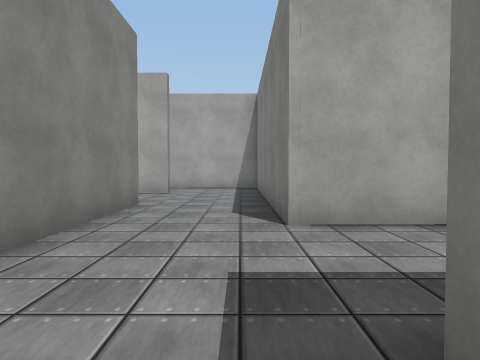
[1] (above)

23 first-person views from a walk through a 3-D level made in the Unity game engine. The camera is 1.3 m above the floor, tilts 2° down and sees 70° across. The floor is counted in squares, 2 m on a side. Each view is taken from the middle of a square. On the plan, view 1 faces up. The plan holds only what a view shows up to about 10 squares ahead; the rest is blank. The place goes on beyond the plan. The player character is not drawn. Surface patterns are stand-ins for the level's own textures.

[2]
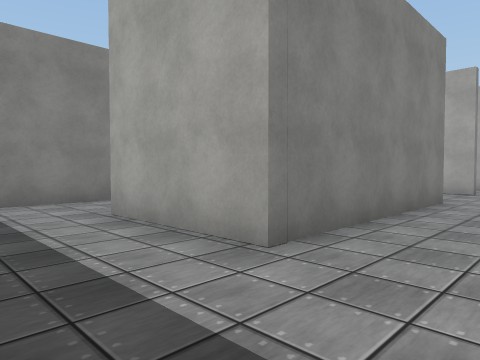

[3]
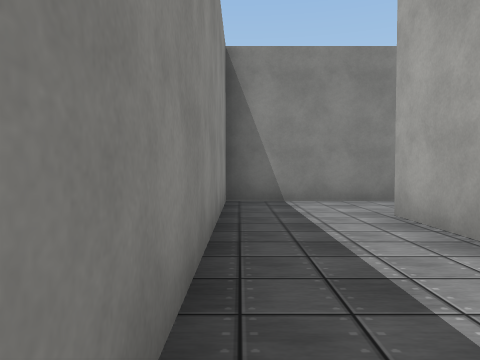

[4]
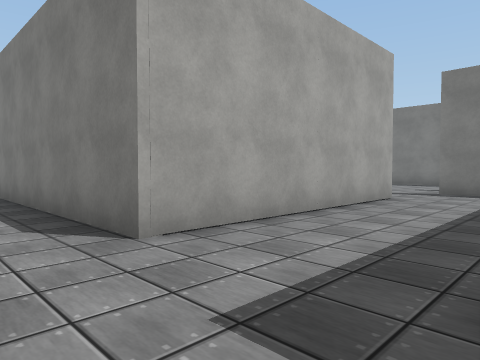

[5]
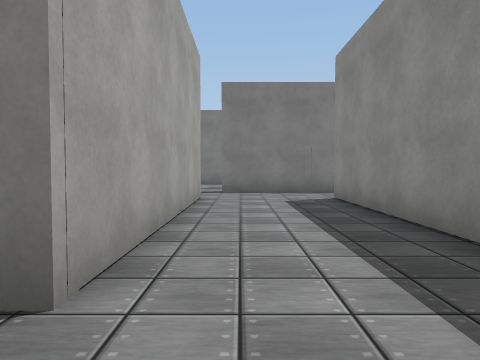

[6]
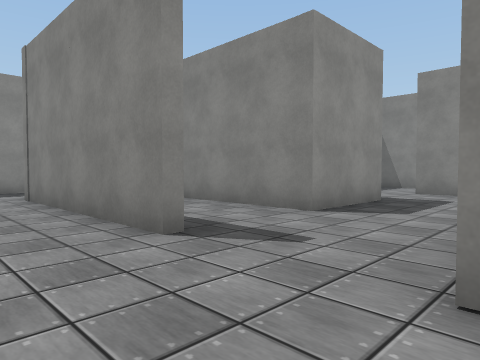

[7]
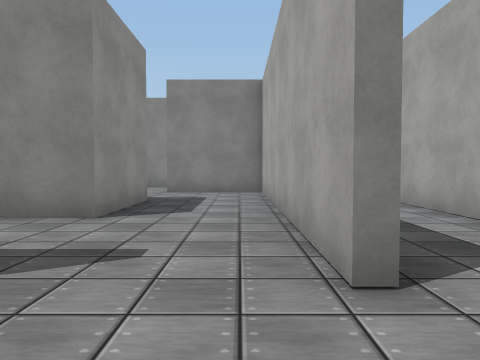

[8]
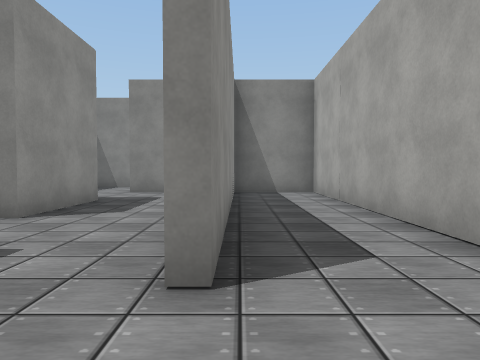

[9]
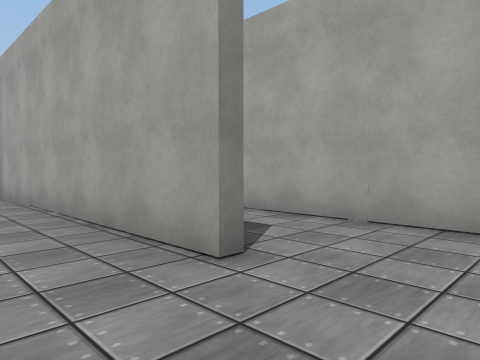

[10]
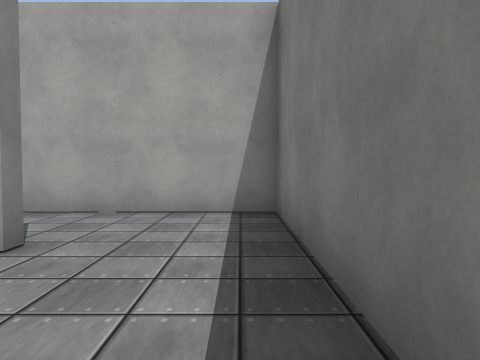

[11]
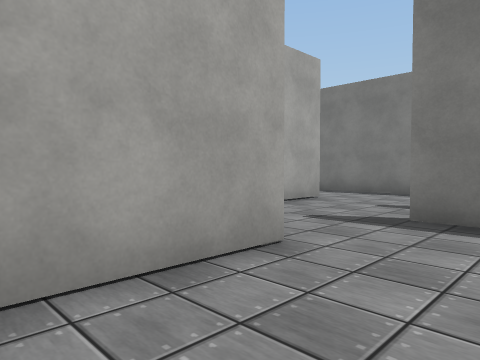

[12]
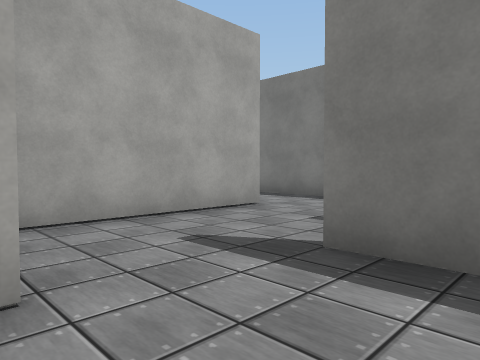

[13]
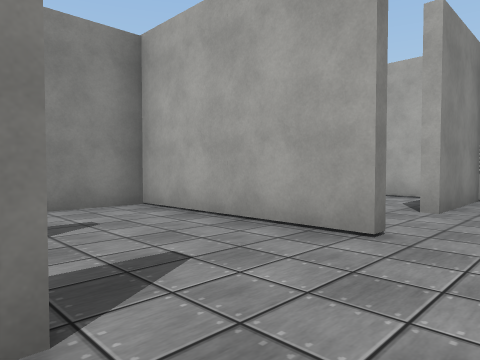

[14]
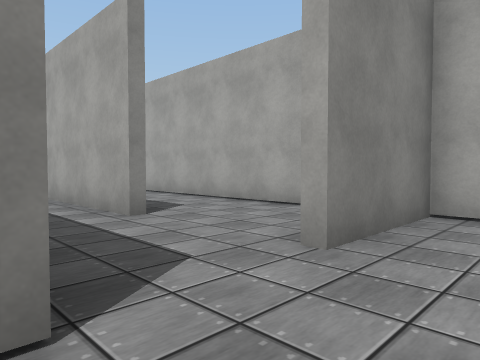

[15]
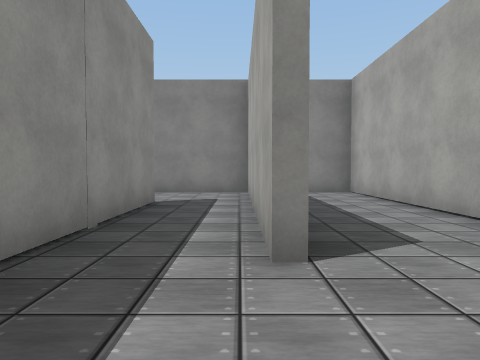

[16]
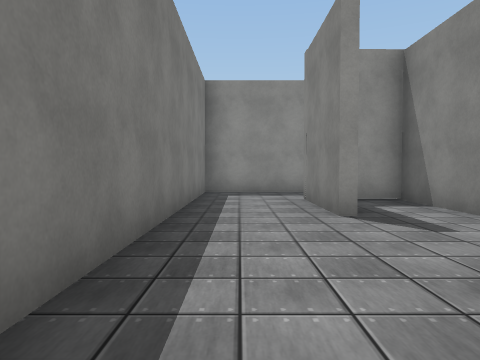

[17]
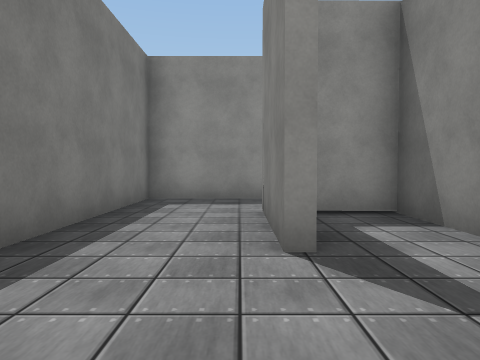

[18]
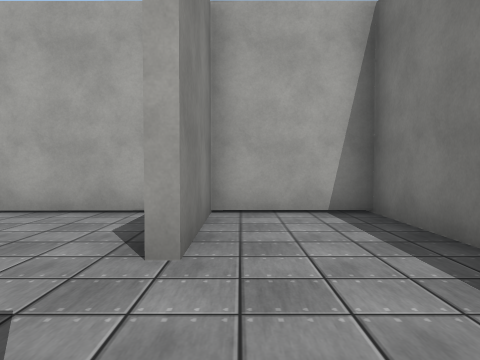

[19]
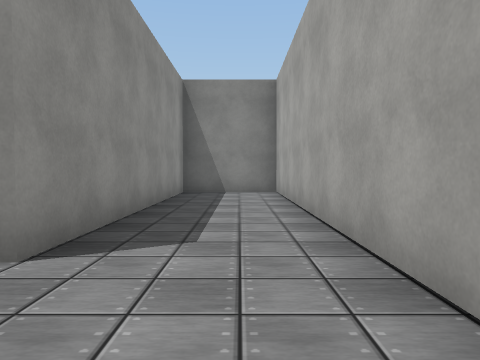

[20]
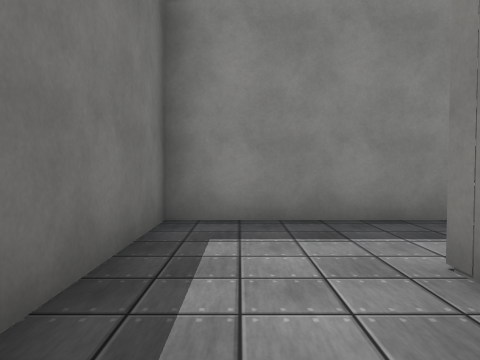

[21]
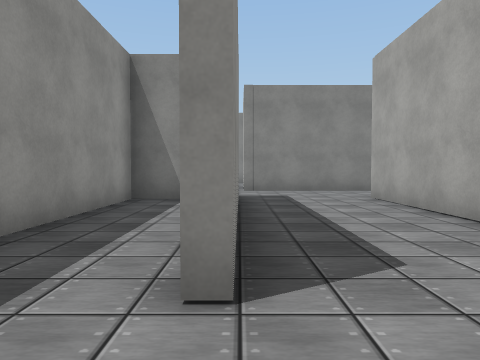

[22]
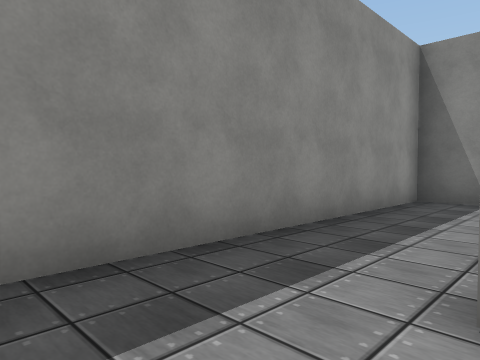

[23]
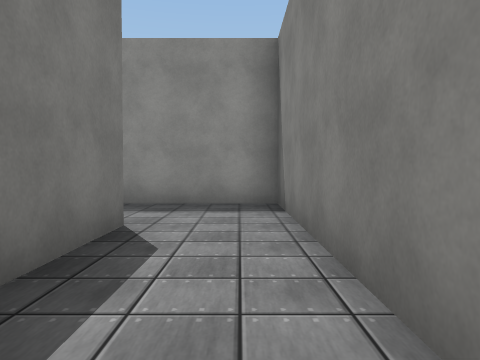

### Floor plan
Points are (right, up) in squares from view 1. A wall is a line through its corners. A room is listed if a view was taken in it or the views show most of it. See-through windows are left out.
Room 1 (views 1, 2, 3, 4, 23)
walls: (-1.8, 1.1) (-4.7, 1.1) (-4.7, 3.2); (-6.7, 4.1) (-6.7, -1.3) (-0.4, -1.3)
ways out: opening at (-0.5, 1) to room 2
Room 2 (views 5, 6, 7, 8, 9, 10, 11, 12)
walls: (1.9, 1) (6.5, 1); (6.5, 3.8) (0.5, 3.8) (0.5, 9.5); (8.5, 1.6) (8.5, 3.5); (-1.8, 6.1) (-1.8, 1.1); (9.6, 6.1) (6.4, 6.1) (6.4, 4.5)
ways out: opening at (-0.5, 1) to room 1; opening at (9, 4.5) to room 4; opening at (7.5, 1) to room 6; opening at (-2, 7.5) to room 7; opening at (-0.5, 9) to room 8
Room 3 (views 13, 20)
walls: (9.4, -1.3) (12.9, -1.3) (12.9, 3.6); (10.6, 3.4) (10.6, 0.8)
ways out: opening at (12, 3) to room 4
Room 4 (views 14, 17, 18)
walls: (12.9, 3.6) (12.9, 6.6); (10.8, 6.1) (9.6, 6.1); (8.7, 3.4) (8.7, 1) (10, 1)
ways out: opening at (9, 4.5) to room 2; opening at (12, 3) to room 3; opening at (11.5, 6) to room 5
Room 5 (views 15, 16, 19)
walls: (7.8, 8.2) (0.8, 8.2) (0.8, 6.5); (9.6, 11) (0.8, 11) (0.8, 8.5) (7.8, 8.5); (3.5, 6.4) (7.8, 6.4); (12.9, 6.6) (12.9, 11) (10.6, 11) (10.6, 8.4)
ways out: opening at (11.5, 6) to room 4; opening at (2.5, 6)
Room 6 (views 21, 22)
walls: (8.5, 0.4) (8.5, 1.6); (0.8, -0.2) (0.8, -1.3) (7.6, -1.3)
ways out: opening at (7.5, 1) to room 2
Room 7 (no view inside)
walls: (-7, 6.1) (-4.4, 6.1) (-4.4, 2.8); (-1.8, 8.6) (-9.2, 8.6) (-9.2, 6)
ways out: opening at (-2, 7.5) to room 2; opening at (-8, 6)
Room 8 (no view inside)
walls: (0.5, 9.5) (0.5, 11) (-9.2, 11) (-9.2, 8.9) (-1.8, 8.9)
ways out: opening at (-0.5, 9) to room 2

Positions as (right, up) in squares from view 1, and headings:
1: (0, 0), facing up
2: (0, -1), facing up-left
3: (0, -1), facing left
4: (-1, 1), facing up-right
5: (-1, 3), facing right
6: (0, 9), facing down-left
7: (0, 8), facing left
8: (0, 9), facing left
9: (0, 7), facing up-left
10: (0, 6), facing up
11: (4, 2), facing up-right
12: (6, 2), facing up-right
13: (12, 3), facing up-left
14: (12, 6), facing up-left
15: (10, 8), facing left
16: (12, 8), facing down
17: (11, 6), facing down
18: (11, 6), facing up
19: (10, 10), facing left
20: (12, 3), facing down
21: (8, 1), facing left
22: (8, 1), facing down-left
23: (-6, 5), facing down
